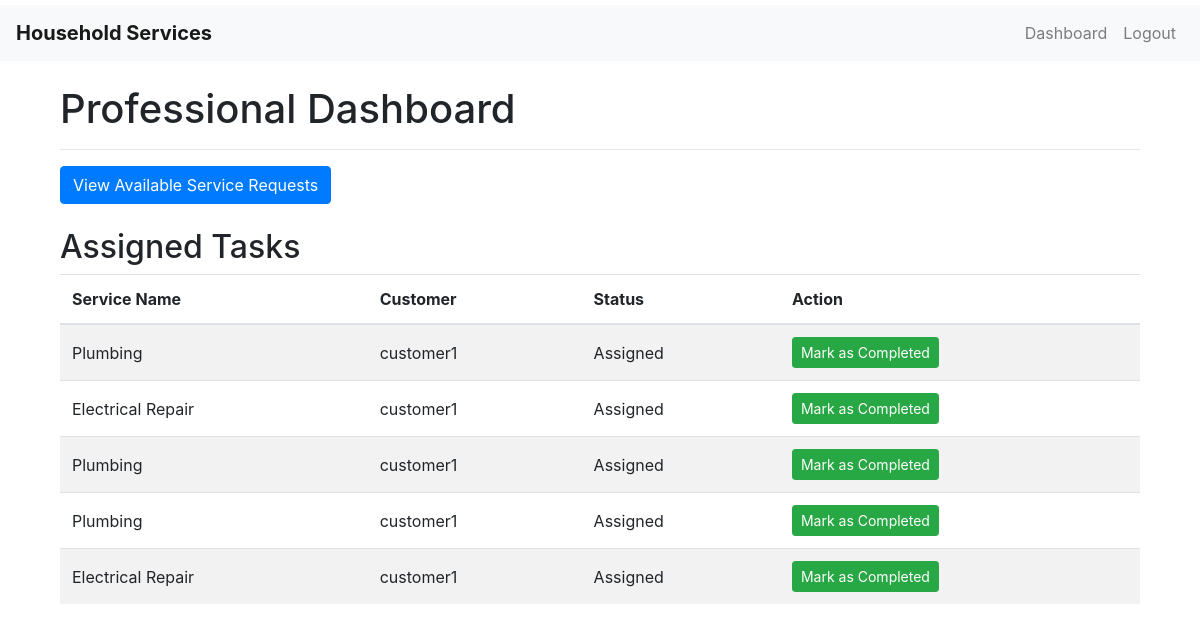
/professional/dashboard (signed in), run on the app's committed database.
### models.py (models this page shows, shortened)
class ServiceRequest(db.Model):
    __tablename__ = 'service_requests'
    id = db.Column(db.Integer, primary_key=True)
    service_id = db.Column(db.Integer, db.ForeignKey('services.id'), nullable=False)
    customer_id = db.Column(db.Integer, db.ForeignKey('users.id'), nullable=False)
    professional_id = db.Column(db.Integer, db.ForeignKey('users.id'))
    service_status = db.Column(db.String(20), nullable=False, default='requested')
    service = db.relationship('Service', backref='service_requests')
    date_of_request = db.Column(db.DateTime, default=datetime.utcnow)
    date_of_completion = db.Column(db.DateTime)
    remarks = db.Column(db.Text)

class Service(db.Model):
    __tablename__ = 'services'
    id = db.Column(db.Integer, nullable =False, primary_key=True)
    name = db.Column(db.String(100), nullable=False)
    base_price = db.Column(db.Float, nullable=False)
    time_required = db.Column(db.Integer, nullable=False)  # in minutes
    description = db.Column(db.Text)

class User(UserMixin, db.Model):
    __tablename__ = 'users'
    id = db.Column(db.Integer, primary_key=True)
    username = db.Column(db.String(100), unique=True, nullable=False)
    password = db.Column(db.String(128), nullable=False)
    role = db.Column(db.String(20), nullable=False)
    is_active = db.Column(db.Boolean, default=True)
    date_created = db.Column(db.DateTime, default=datetime.utcnow)
    is_approved = db.Column(db.Boolean, default=False)
    service_type = db.Column(db.String(100))
    experience = db.Column(db.Integer)
    customer_service_requests = db.relationship('ServiceRequest', backref='customer', foreign_keys='ServiceRequest.customer_id', lazy='dynamic')
    professional_service_requests = db.relationship('ServiceRequest', backref='professional', foreign_keys='ServiceRequest.professional_id', lazy='dynamic')

### routes.py (the view)
@app.route('/professional/dashboard')
@login_required
def professional_dashboard():
    if current_user.role != 'professional':
        flash('Access denied.')
        return redirect(url_for('index'))
    assigned_requests = ServiceRequest.query.filter_by(professional_id=current_user.id).all()
    return render_template('professional_dashboard.html', assigned_requests=assigned_requests)

### app.py (called while the page is built)
@login_manager.user_loader
def load_user(user_id):
    return User.query.get(int(user_id))

### templates/professional_dashboard.html
{% extends 'base.html' %}
{% block content %}
<div class="container mt-4">
    <h1>Professional Dashboard</h1>
    <hr>
    <a href="{{ url_for('view_requests') }}" class="btn btn-primary">View Available Service Requests</a>
    <h2 class="mt-4">Assigned Tasks</h2>
    {% if assigned_requests %}
    <table class="table table-striped">
        <thead>
            <tr>
                <th>Service Name</th>
                <th>Customer</th>
                <th>Status</th>
                <th>Action</th>
            </tr>
        </thead>
        <tbody>
            {% for request in assigned_requests %}
            <tr>
                <td>{{ request.service.name }}</td>
                <td>{{ request.customer.username }}</td>
                <td>{{ request.service_status.capitalize() }}</td>
                <td>
                    <form action="{{ url_for('accept_request', request_id=request.id) }}" method="POST" style="display:inline;">
                        <button type="submit" class="btn btn-sm btn-success">Mark as Completed</button>
                    </form>
                </td>
            </tr>
            {% endfor %}
        </tbody>
    </table>
    {% else %}
    <p>You have no assigned tasks at the moment.</p>
    {% endif %}
</div>
{% endblock %}

### static/css/styles.css (style rules this page uses)
body { padding-top: 5px; }
.table th, .table td { vertical-align: middle; }

### data on the page
ServiceRequest: service.name "Plumbing", customer.username "customer1", service_status "Assigned"
ServiceRequest: service.name "Electrical Repair", customer.username "customer1", service_status "Assigned"
ServiceRequest: service.name "Plumbing", customer.username "customer1", service_status "Assigned"
ServiceRequest: service.name "Plumbing", customer.username "customer1", service_status "Assigned"
ServiceRequest: service.name "Electrical Repair", customer.username "customer1", service_status "Assigned"
